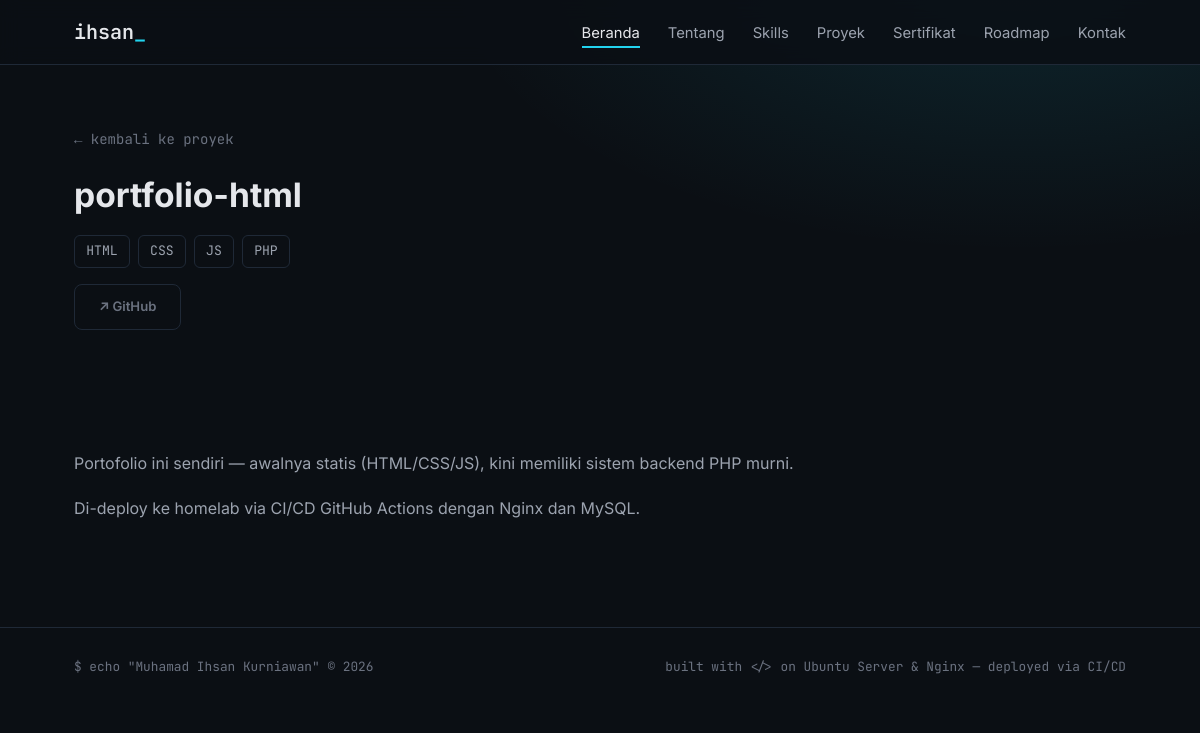
The app's page /proyek/portfolio-html with its own data.
### tables this page shows
CREATE TABLE IF NOT EXISTS projects (
    id INT UNSIGNED AUTO_INCREMENT PRIMARY KEY,
    title VARCHAR(150) NOT NULL,
    slug VARCHAR(180) NOT NULL UNIQUE,
    description TEXT NOT NULL,
    tech_stack TEXT NULL,
    github_url VARCHAR(255) NULL,
    live_url VARCHAR(255) NULL,
    image VARCHAR(255) NULL,
    is_featured TINYINT(1) NOT NULL DEFAULT 0,
    is_active TINYINT(1) NOT NULL DEFAULT 1,
    sort_order INT NOT NULL DEFAULT 0,
    created_at TIMESTAMP NOT NULL DEFAULT CURRENT_TIMESTAMP,
    updated_at TIMESTAMP NOT NULL DEFAULT CURRENT_TIMESTAMP ON UPDATE CURRENT_TIMESTAMP,
    INDEX idx_active_sort (is_active, sort_order)
);

### app/core/View.php (called while the page is built, shortened)
<?php
class View
{
    public static function render(string $view, array $data = []): string
    {
        unset($data['layout']);
        extract($data, EXTR_SKIP);
        require VIEWS_DIR . '/' . $view . '.php';
        return ob_get_clean();
    }
}

### app/controllers/ProjectsController.php (called while the page is built, shortened)
<?php
class ProjectsController extends Controller
{
    public function show(string $slug): void
    {
        $project = (new ProjectModel())->findBySlug($slug);
        $this->view('pages/projects/show', [
            'layout'  => 'public',
            'title'   => $project['title'],
            'project' => $project,
        ]);
    }
}

### public/index.php (called while the page is built, shortened)
<?php
require APP_DIR . '/helpers.php';
spl_autoload_register(function (string $class): void {
    foreach (['core', 'controllers', 'models'] as $dir) {
        $file = APP_DIR . '/' . $dir . '/' . $class . '.php';
        if (is_file($file)) {
            return;
        }
    }
});
try {
    (new Router())->dispatch(
        $_SERVER['REQUEST_METHOD'] ?? 'GET',
        (string) parse_url($_SERVER['REQUEST_URI'] ?? '/', PHP_URL_PATH)
    );
} catch (Throwable $e) {
    if (config('app.debug')) {
        http_response_code(500);
        echo '<h1>Internal Server Error</h1><pre>' . e($e->getMessage()) . "\n" . e($e->getTraceAsString()) . '</pre>';
    } else {
        http_response_code(500);
        echo View::render('pages/500');
    }
}

### app/helpers.php (called while the page is built, shortened)
<?php
if (!function_exists('e')) {
    function e(?string $value): string
    {
        return htmlspecialchars((string) $value, ENT_QUOTES, 'UTF-8');
    }
}
if (!function_exists('url')) {
    function url(string $path = ''): string
    {
        $base = rtrim((string) getenv('BASE_URL'), '/');
        return $base . '/' . ltrim($path, '/');
    }
}
if (!function_exists('config')) {
    function config(?string $key = null)
    {
        static $config = null;
        if ($config === null) {
            $config = require CONFIG_DIR . '/config.php';
        }
        $value = $config;
        foreach (explode('.', $key) as $part) {
            $value = $value[$part];
        }
        return $value;
    }
}

### app/config/config.php (called while the page is built)
<?php
return [
    'db' => [
        'host'    => getenv('DB_HOST') ?: 'db',
        'port'    => getenv('DB_PORT') ?: '3306',
        'name'    => getenv('DB_NAME') ?: 'portfolio_db',
        'user'    => getenv('DB_USER') ?: 'portfolio',
        'pass'    => getenv('DB_PASS') ?: '',
        'charset' => 'utf8mb4',
    ],
    'app' => [
        'name'     => 'Portofolio',
        'base_url' => getenv('BASE_URL') ?: 'http://localhost:8080',
        'env'      => getenv('APP_ENV') ?: 'production',
        'debug'    => (getenv('APP_DEBUG') ?: 'false') === 'true',
        'timezone' => 'Asia/Jakarta',
    ],
    'session' => [
        'name'     => 'portfolio_session',
        'lifetime' => 7200,
    ],
    'upload' => [
        'dir'       => APP_ROOT . '/public/uploads',
        'max_size'  => 2 * 1024 * 1024,
        'allowed'   => ['image/jpeg', 'image/png', 'image/webp', 'image/gif'],
        'extensions'=> ['jpg' => 'image/jpeg', 'jpeg' => 'image/jpeg', 'png' => 'image/png', 'webp' => 'image/webp', 'gif' => 'image/gif'],
    ],
];

### app/core/Database.php (called while the page is built)
<?php
final class Database
{
    private static ?PDO $pdo = null;
    public static function conn(): PDO
    {
        if (self::$pdo === null) {
            $db = config('db');
            $dsn = sprintf(
                'mysql:host=%s;port=%s;dbname=%s;charset=%s',
                $db['host'],
                $db['port'],
                $db['name'],
                $db['charset']
            );
            self::$pdo = new PDO($dsn, $db['user'], $db['pass'], [
                PDO::ATTR_ERRMODE            => PDO::ERRMODE_EXCEPTION,
                PDO::ATTR_DEFAULT_FETCH_MODE => PDO::FETCH_ASSOC,
                PDO::ATTR_EMULATE_PREPARES   => false,
            ]);
        }
        return self::$pdo;
    }
}

### app/core/Model.php (called while the page is built, shortened)
<?php
abstract class Model
{
    protected PDO $db;
    public function __construct()
    {
        $this->db = Database::conn();
    }
    public function query(string $sql, array $params = []): array
    {
        $stmt = $this->db->prepare($sql);
        $stmt->execute($params);
        return $stmt->fetchAll();
    }
}

### app/models/ProjectModel.php (called while the page is built, shortened)
<?php
class ProjectModel extends Model
{
    public function findBySlug(string $slug): ?array
    {
        $rows = $this->query('SELECT * FROM projects WHERE slug = ? AND is_active = 1', [$slug]);
        return $rows[0] ?? null;
    }
}

### app/views/pages/projects/show.php (the view, shortened to what this page needs)
<?php $stack = json_decode($project['tech_stack'] ?: '[]', true) ?: []; ?>
<section class="page-hero">
  <div class="container">
    <p class="hero-eyebrow mono"><a class="dim-link" href="<?= url('/proyek') ?>">← kembali ke proyek</a></p>
    <h1 class="section-title"><?= e($project['title']) ?></h1>
    <?php if ($stack): ?>
      <ul class="tag-list" style="margin-bottom:1rem;">
        <?php foreach ($stack as $lang): ?>
          <li><?= e($lang) ?></li>
        <?php endforeach; ?>
      </ul>
    <?php endif; ?>
    <div class="project-links">
      <?php if ($project['github_url']): ?>
        <a class="btn btn-ghost" href="<?= e($project['github_url']) ?>" target="_blank" rel="noopener">↗ GitHub</a>
      <?php endif; ?>
    </div>
  </div>
</section>
<section class="section">
  <div class="container">
    <div class="about-story project-detail-text">
      <?php foreach (array_filter(array_map('trim', explode("\n", $project['description']))) as $paragraph): ?>
        <p><?= e($paragraph) ?></p>
      <?php endforeach; ?>
    </div>
  </div>
</section>

### app/core/Router.php (shortened to what this page needs)
<?php
class Router
{
    private array $routes;
    public function __construct()
    {
        $this->routes = require CONFIG_DIR . '/routes.php';
    }
    public function dispatch(string $method, string $uri): void
    {
        $uri = '/' . ltrim(rtrim($uri, '/'), '/');
        $routes = $this->routes[$method] ?? [];
        foreach ($routes as $pattern => $handler) {
            if (strpos($pattern, '(') === false) {
                continue;
            }
            if (preg_match('#^' . $pattern . '$#', $uri, $matches)) {
                array_shift($matches);
                $this->call($handler, $matches);
                return;
            }
        }
    }
    private function call(array $handler, array $params): void
    {
        [$class, $method] = $handler;
        $controller = new $class();
        $controller->{$method}(...$params);
    }
}

### public/css/style.css (style rules this page uses)
:root { --bg: #0b0f14; --bg-alt: #11161d; --surface: #151c24; --border: #1f2937; --text: #e5e7eb; --text-dim: #9ca3af; --muted: #6b7280; --accent: #22d3ee; --accent-dim: #0891b2; --green: #4ade80; --yellow: #fbbf24; --red: #f87171; --mono: 'JetBrains Mono', 'Fira Code', monospace; --sans: 'Inter', system-ui, sans-serif; --maxw: 1100px; }
* { margin: 0; padding: 0; box-sizing: border-box; }
html { scroll-behavior: smooth; scroll-padding-top: 76px; }
body { font-family: var(--sans); background: var(--bg); color: var(--text); line-height: 1.65; }
.container { max-width: var(--maxw); margin: 0 auto; padding: 0 1.5rem; }
.mono { font-family: var(--mono); }
a { color: inherit; text-decoration: none; }
ul { list-style: none; }
.hero-eyebrow { font-family: var(--mono); color: var(--accent); font-size: .875rem; margin-bottom: 1rem; }
.btn { display: inline-block; padding: .7rem 1.5rem; border-radius: 8px; font-weight: 600; font-size: .95rem; transition: transform .15s, background .2s, box-shadow .2s; }
.btn-ghost { border: 1px solid var(--border); color: var(--text); background: transparent; }
.section { padding: 5.5rem 0; }
.section-title { font-size: clamp(1.6rem, 3vw, 2.1rem); margin-bottom: 1rem; }
.about-story p { color: var(--text-dim); margin-bottom: 1.15rem; }
.tag-list { display: flex; flex-wrap: wrap; gap: .5rem; }
.tag-list li { font-size: .82rem; font-family: var(--mono); color: var(--text-dim); background: var(--bg); border: 1px solid var(--border); padding: .3rem .7rem; border-radius: 6px; transition: color .2s, border-color .2s; }
.project-links { display: flex; gap: 1rem; margin-top: .25rem; }
.project-links a { font-size: .82rem; color: var(--muted); transition: color .2s; }
.page-hero { padding: 8rem 0 2rem; background: radial-gradient(60rem 30rem at 85% -10%, rgba(34,211,238,.12), transparent 60%), var(--bg); }
.page-hero .section-title { margin-bottom: .75rem; }
.dim-link { color: var(--muted); }
.project-detail-text { max-width: 48rem; }

### records on screen
projects: title "portfolio-html", tech_stack "HTML", tech_stack "CSS", tech_stack "JS", tech_stack "PHP", description "Portofolio ini sendiri — awalnya statis (HTML/CSS/JS), kini memiliki sistem backend PHP murni.", description "Di-deploy ke homelab via CI/CD GitHub Actions dengan Nginx dan MySQL."
